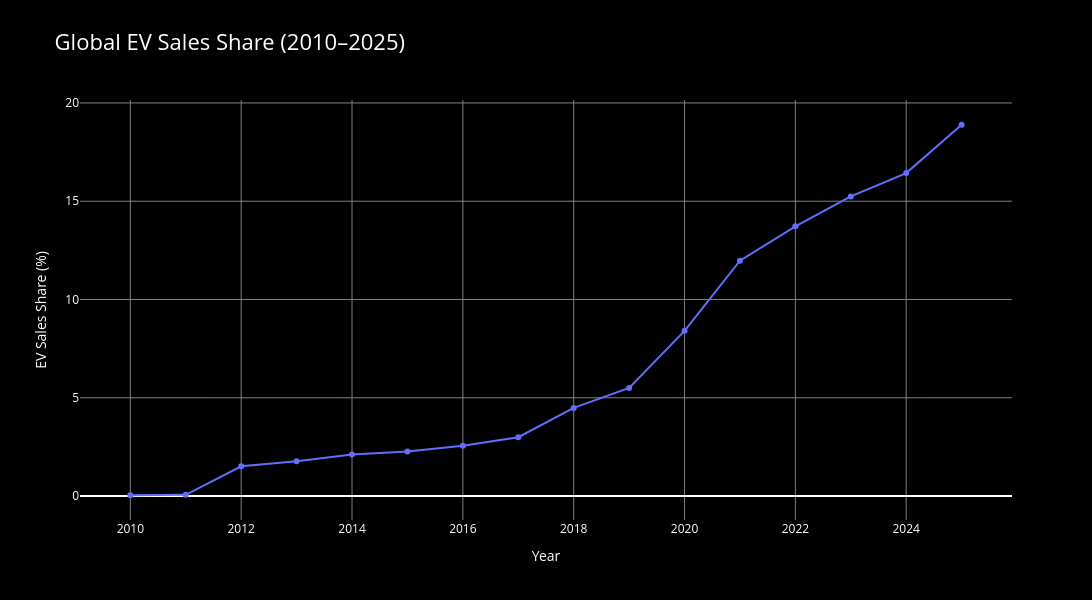

The code cell stored with this chart in its notebook:
### Code cell
# PART 44: Visualize corrected global EV sales share

fig = px.line(
    global_share_data,
    x="year",
    y="ev_sales_share",
    markers=True,
    title="Global EV Sales Share (2010–2025)",
    labels={
        "year":"Year",
        "ev_sales_share":"EV Sales Share (%)"
    }
)

fig.update_layout(
    width=1200,
    height=600,
    paper_bgcolor="black",
    plot_bgcolor="black",
    font=dict(color="white"),
    title_font=dict(color="white",size=22),
    xaxis=dict(
        title="Year",
        color="white",
        gridcolor="gray"
    ),
    yaxis=dict(
        title="EV Sales Share (%)",
        color="white",
        gridcolor="gray"
    ),
    hovermode="x unified"
)

fig.show()

### Figure 1 — Plotly figure (JSON) as saved in the notebook; plotly's stock layout.template omitted (floating-point values rounded to 4 significant figures)
{"data": [{"hovertemplate": "Year=%{x}<br>EV Sales Share (%)=%{y}<extra></extra>", "legendgroup": "", "line": {"color": "#636efa", "dash": "solid"}, "marker": {"symbol": "circle"}, "mode": "lines+markers", "name": "", "orientation": "v", "showlegend": false, "type": "scatter", "x": [2010, 2011, 2012, 2013, 2014, 2015, 2016, 2017, 2018, 2019, 2020, 2021, 2022, 2023, 2024, 2025], "xaxis": "x", "y": [0.0405, 0.06206, 1.514, 1.767, 2.112, 2.271, 2.564, 2.995, 4.486, 5.502, 8.406, 11.98, 13.72, 15.24, 16.43, 18.89], "yaxis": "y"}], "layout": {"font": {"color": "white"}, "height": 600, "hovermode": "x unified", "legend": {"tracegroupgap": 0}, "paper_bgcolor": "black", "plot_bgcolor": "black", "title": {"font": {"color": "white", "size": 22}, "text": "Global EV Sales Share (2010–2025)"}, "width": 1200, "xaxis": {"anchor": "y", "color": "white", "domain": [0, 1], "gridcolor": "gray", "title": {"text": "Year"}}, "yaxis": {"anchor": "x", "color": "white", "domain": [0, 1], "gridcolor": "gray", "title": {"text": "EV Sales Share (%)"}}}}
